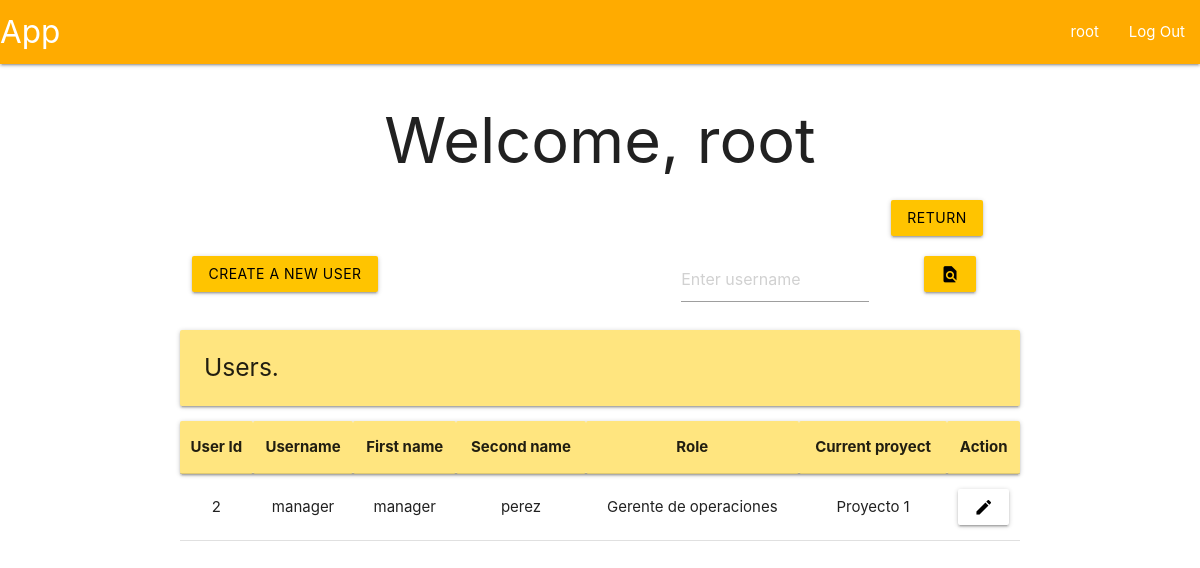
Before: /root/users (signed in) with the older database file.
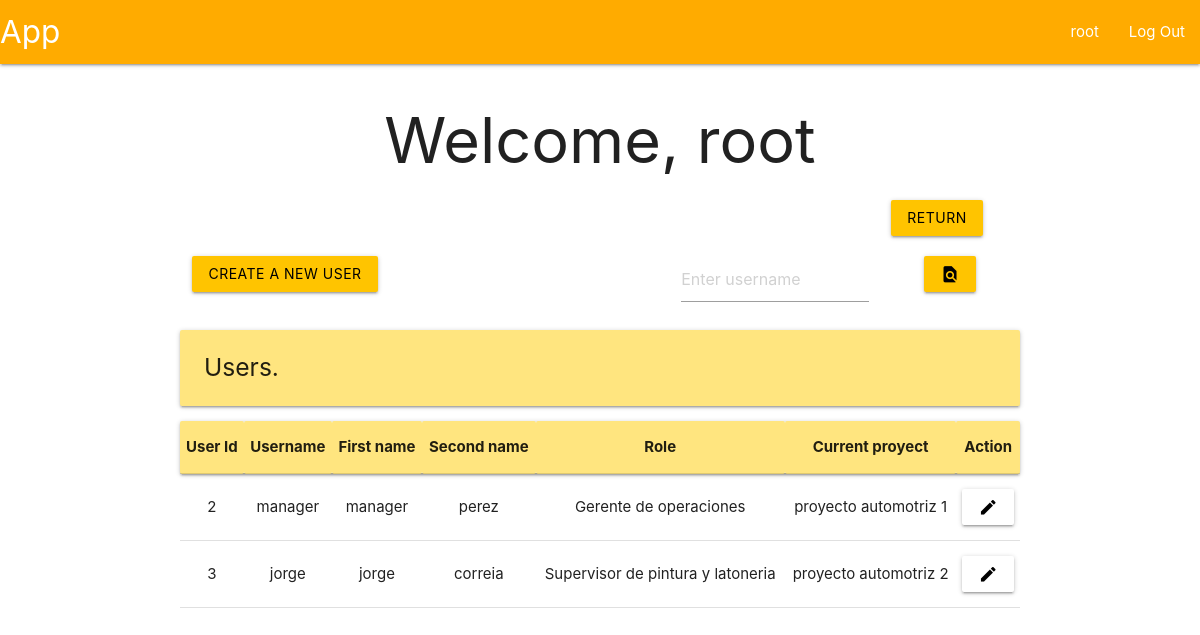
After: the same page with the newer database file.
### tables this page shows
CREATE TABLE user (
    id INTEGER PRIMARY KEY AUTOINCREMENT,
    username TEXT UNIQUE NOT NULL,
    firstname TEXT NOT NULL,
    secondname TEXT NOT NULL,
    password TEXT NOT NULL,
    roleId INTEGER,
    proyId INTEGER,
    auth INTEGER,

    FOREIGN KEY (roleId) REFERENCES roles(id),
    FOREIGN KEY (proyId) REFERENCES proyect(id)
);

CREATE TABLE roles (
    id INTEGER PRIMARY KEY AUTOINCREMENT,
    name TEXT NOT NULL UNIQUE
);

CREATE TABLE proyect (
    id INTEGER PRIMARY KEY AUTOINCREMENT,
    description TEXT UNIQUE NOT NULL,
    start DATE NOT NULL,
    end DATE NOT NULL,
    statusId INTEGER,

    FOREIGN KEY (statusId) REFERENCES proyectStatus(id)
);

### app/userView.py (the view, shortened to what this page needs)
@bp.route('/users', methods=('GET', 'POST'))
@root_required
def userView():
    db = get_db()
    flag = False
    if not flag:
        users = db.execute(
            """SELECT
                u.id as id,
                u.username as username,
                u.firstname as firstname,
                u.secondname as secondname,
                r.name as role,
                p.description as proyect,
                u.auth as auth
               FROM user u
               JOIN roles r ON u.roleId = r.id
               LEFT JOIN proyect p ON u.proyId = p.id
               WHERE u.id != 1"""
        ).fetchall()
    areProyects = db.execute(
        """SELECT * FROM proyect"""
    ).fetchall() != []
    return render_template('index/root/userView.html', users=users, areProyects=areProyects)

### app/auth.py (called while the page is built)
@bp.before_app_request
def load_logged_in_user():
    user_id = session.get('user_id')
    if user_id is None:
        g.user = None
    else:
        g.user = get_db().execute(
            "SELECT * FROM user WHERE id = ?",
            (user_id,)
        ).fetchone()

def root_required(view):
    @functools.wraps(view)
    def wrapped_view(**kwargs):
        if g.user is None:
            return redirect(url_for('auth.login'))
        elif g.user['roleId'] != 1:
            return redirect(url_for('user.profile'))
        return view(**kwargs)
    return wrapped_view

### app/db.py (called while the page is built)
def get_db():
    if 'db' not in g:
        g.db = sqlite3.connect(
            current_app.config['DATABASE'],
            detect_types = sqlite3.PARSE_DECLTYPES
        )
        g.db.row_factory = sqlite3.Row
    return g.db

### app/templates/index/root/userView.html (shortened to what this page needs)
{% extends 'base.html' %}
{% block header %}
  <h1>{% block title %}Welcome, {{ g.user['username'] }}{% endblock %}</h1>
{% endblock %}
{% block content %}
<div class="row">
  <form method="POST">
      <div class="col s1 offset-s10">
          <button class="btn amber accent-3 black-text" type="submit" value="return" name="return">Return</button>
      </div>
  </form>
</div>
<div class="row">
  {% if areProyects %}
  <form method="POST">
    <div class="col s3">
      <button class="btn amber accent-3 black-text" type="submit" value="create" name="create">Create a new user</button>
    </div>
  </form>
  <form method="POST">
    <div class="col s3 offset-s4">
      <input placeholder="Enter username" name="find-user" id="username">
    </div>
    <div class="col s2">
      <button class="btn amber accent-3 black-text" type="submit">
        <i class="material-icons">find_in_page</i>
      </button>
    </div>
  </form>
    {% endif %}
</div>
<div class="left-align">
  <h5 class="card-panel amber accent-1">Users.</h5>
</div>
<table class="centered">
  <thead class="card-panel amber accent-1">
    <tr>
      <th>User Id</th>
      <th>Username</th>
      <th>First name</th>
      <th>Second name</th>
      <th>Role</th>
      <th>Current proyect</th>
      <th>Action</th>
    </tr>
  </thead>
  <tbody>
    {% for user in users %}
      <tr>
        <td>{{ user['id'] }}</td>
        <td>{{ user['username']}}</td>
        <td>{{ user['firstname'] }}</td>
        <td>{{ user['secondname'] }}</td>
        <td>{{ user['role'] }}</td>
        <td>{{ user['proyect'] }}</td>
        <td>
          <form method="POST">
            {% if user['auth'] == 0 %}
              {% if areProyects %}
              <button class="btn amber accent-3 black-text" type="submit" name="aprove" value="{{ user['id'] }}">
                <i class="material-icons">done</i>
              </button>
              {% endif %}
            <button class="btn white black-text" type="submit" name="reject" value="{{ user['id'] }}">
              <i class="material-icons">close</i>
            </button>
            {% else %}
            <button class="btn white black-text" type="submit" name="modify-user" value="{{ user['id'] }}">
              <i class="material-icons">edit</i>
            </button>
            {% endif %}
          </form>
        </td>
      </tr>
    {% endfor %}
  </tbody>
</table>
{% endblock %}

Changed rows visible on the page:
changed user "manager": proyect "Proyecto 1" → "proyecto automotriz 1"
added user: id "3", username "jorge", firstname "jorge", secondname "correia", role "Supervisor de pintura y latoneria", proyect "proyecto automotriz 2"
